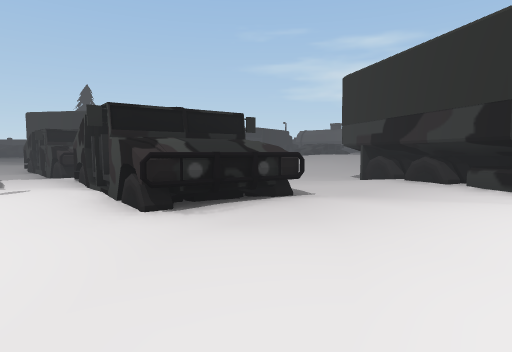
view 1 (above)

24 first-person views from a walk through a 3-D level made in the Unity game engine. The camera is 1.4 m above the floor, tilts 4° down and sees 75° across. Doors are open. The floor is counted in squares, 2 m on a side. Each view is taken from the middle of a square. On the plan, view 1 faces up. The plan holds only what a view shows up to about 10 squares ahead; the rest is blank. The place goes on beyond the plan. The player is left out.

view 2
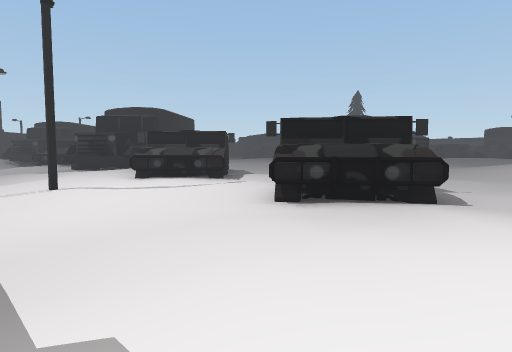

view 3
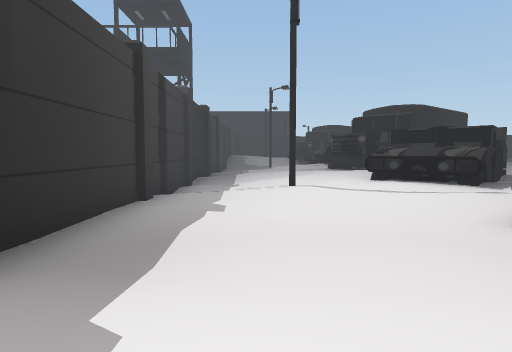

view 4
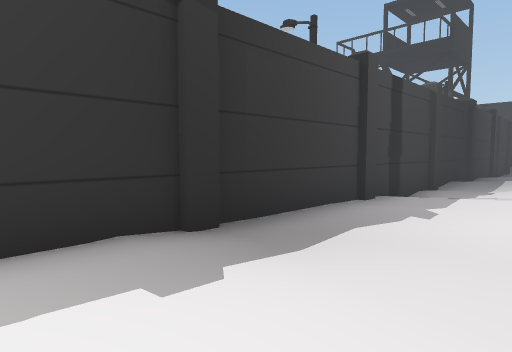

view 5
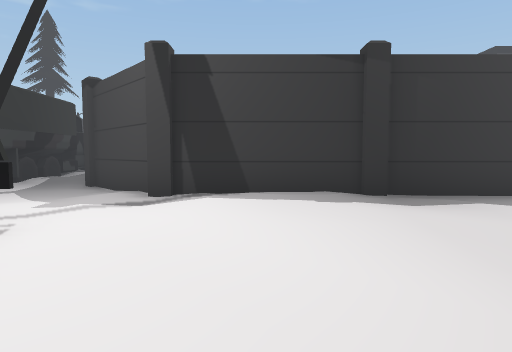

view 6
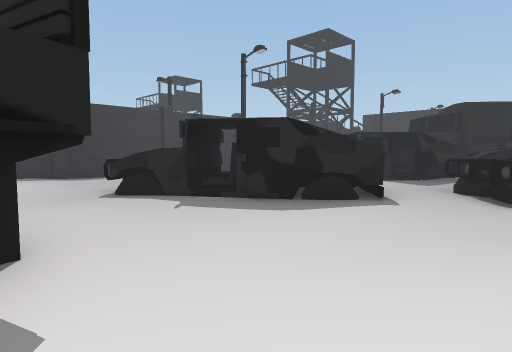

view 7
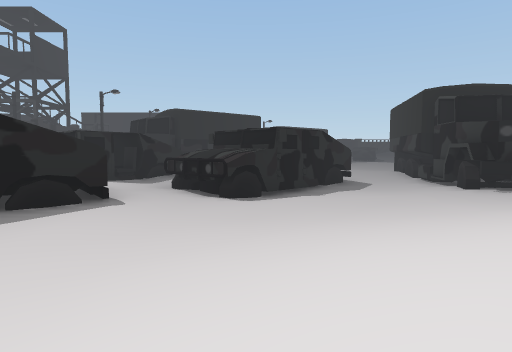

view 8
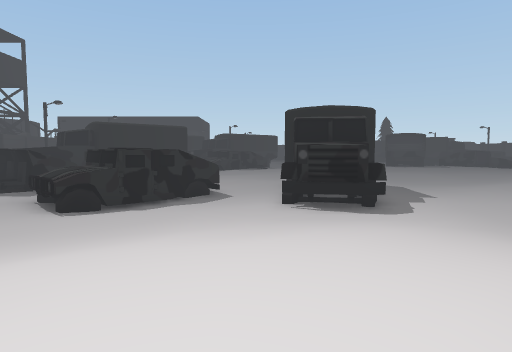

view 9
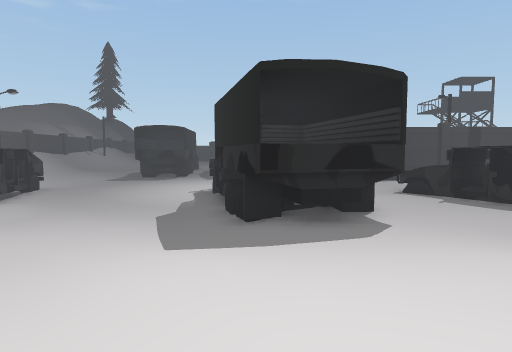

view 10
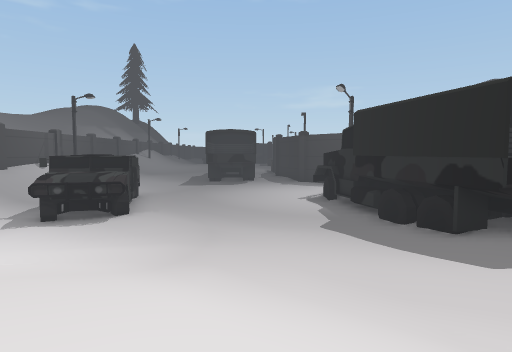

view 11
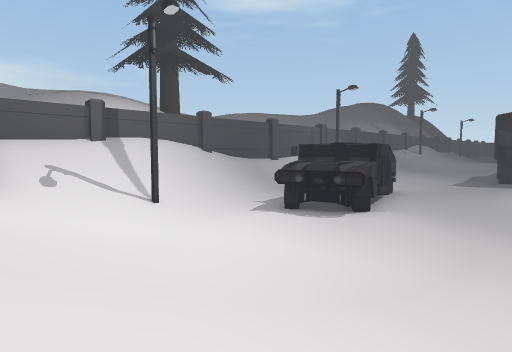

view 12
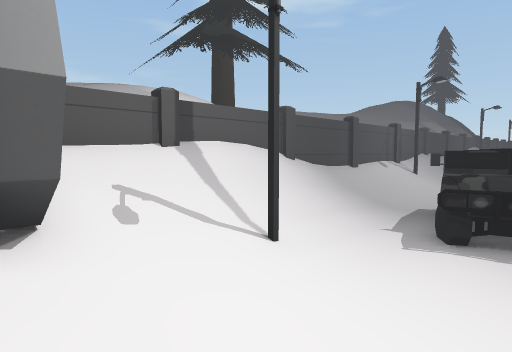

view 13
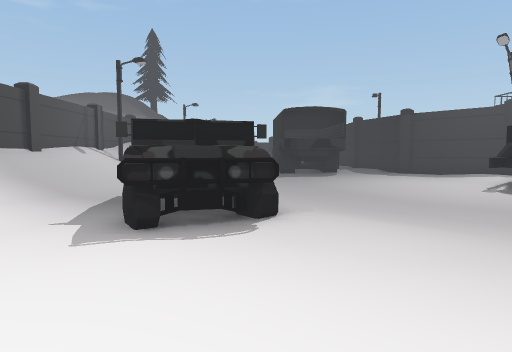

view 14
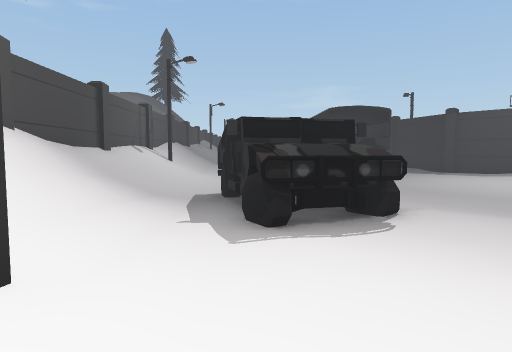

view 15
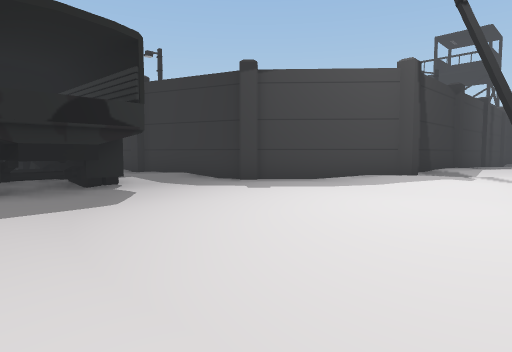

view 16
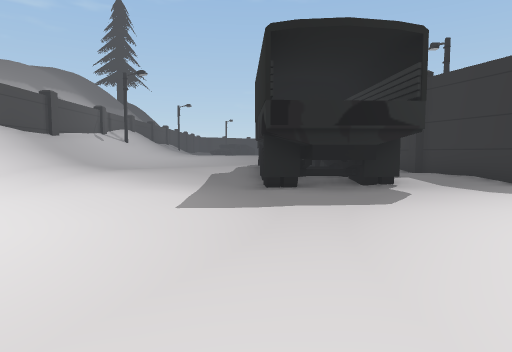

view 17
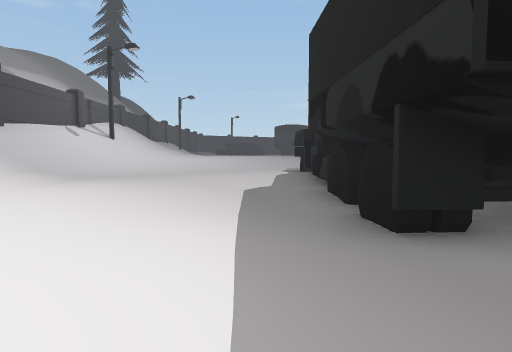

view 18
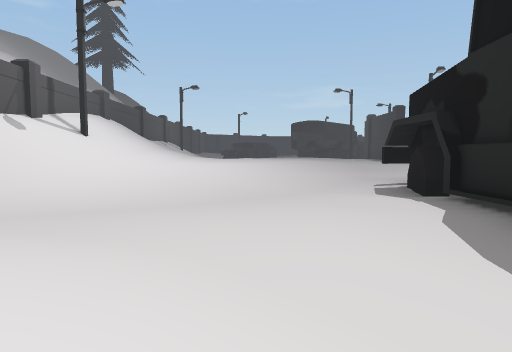

view 19
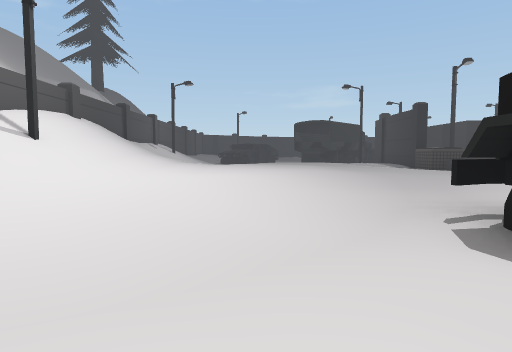

view 20
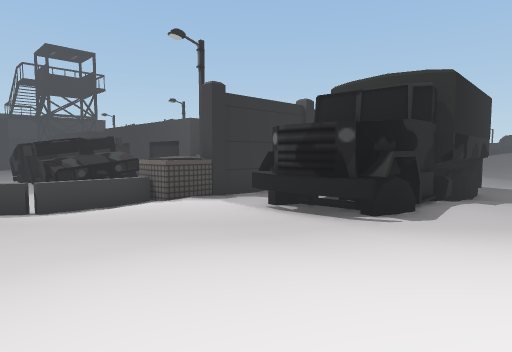

view 21
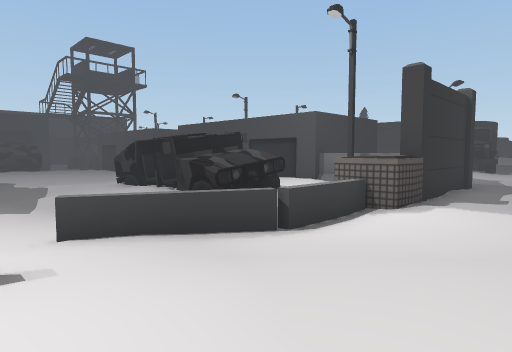

view 22
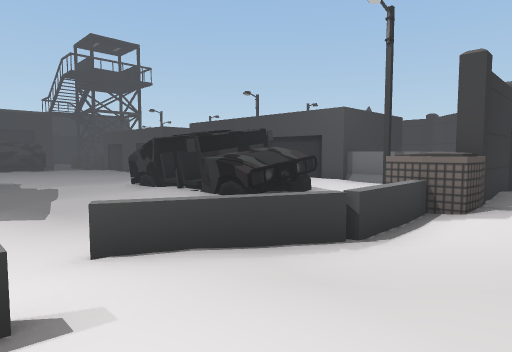

view 23
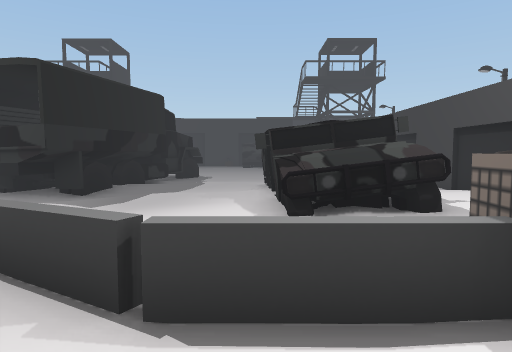

view 24
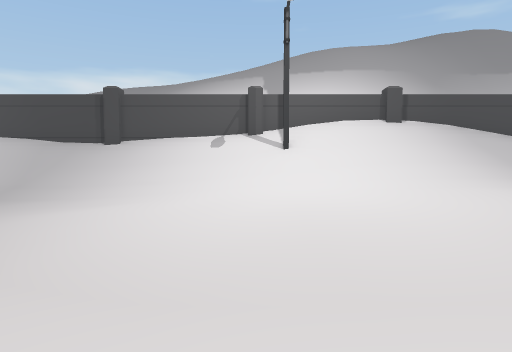

### Floor plan
Key: @ floor where view 1 was taken; # wall or solid block; . main floor; : floor 0.25 m higher than the main floor; - floor 0.25 m lower than the main floor; + floor 0.5 m higher than the main floor; _ floor 0.5 m lower than the main floor; * floor 0.75 m higher than the main floor; < floor 0.75 m lower than the main floor; % floor 1 m higher than the main floor; & floor 1.25 m higher than the main floor; $ floor 1.5 m higher than the main floor; / step, stairs or slope; D open door; = window, fence, low wall or low ledge; ^ raised ledge; W wheel; T tank; E tower; B barricade; O other object.
Columns run from 9 left of view 1 to 20 right of it. Each row starts with its distance up from view 1.
 19   O......
 18   O W#.::++
 17    ###.:++*%
 16   O#W#.:++*%&
 15   .....::+*%&&&   $
 14   .--...:+*%%%%*  /$
 13   ##-....:+*****++//$$& %##
 12    ^#-....:++++++://////++####
 11      W-....::::::::::::..:///#
 10   .###................--_-///^
  9   ..^.::::..###-----______=/E^
  8  #D.::##....W#W_______<<<_///^
  7  #DD:###DD.:##W_______<<<<///^
  6   # ^:D#DD::###T______W#W<///#
  5   ##^::D##:.:T#T______W#D<_/E#
  4  +:^:::.##:::   ______D DD_//#
  3 ++::......::+   -_____D #D_//#
  2 :.:#....::::::##---___   W_/E
  1 .....-....:::...----___  <_//#
  0 ----.-...@.:....----____
 -1 #E###E###E###E.----_-____
 -2             ###----______
 -3               ##---_______
 -4                ##__##_____-
 -5                ##-W#WW__--./
 -6                 #.W##__--.:/
 -7                 EEOO#W....://#
 -8                  # O T....://#
 -9          #####OOO#.###....://#
-10            .::####-W##....:/E
-11             DW  EE.##W....://#
-12             D#  OO.##:::::+//#
-13          #####  B.:::::+:++//#
-14         .#DDD#--B.++++++++*/E
-15         .--.-. .B.:+++++++%#/^
-16         .--.-- BB:++++++++%//^
-17          .--..-B::+++++++*&//^
-18         WWW     B:+++  ***&/E

Where each view was taken, in squares from view 1:
view 1: 0 up, 0 right, facing up
view 2: 0 up, 2 right, facing up-left
view 3: 1 up, 2 right, facing left
view 4: 2 up, 2 right, facing down-left
view 5: 5 up, 2 right, facing down
view 6: 11 up, 3 right, facing down-left
view 7: 11 up, 3 right, facing left
view 8: 15 up, 4 right, facing left
view 9: 15 up, 5 right, facing down
view 10: 15 up, 9 right, facing down
view 11: 13 up, 9 right, facing down-right
view 12: 13 up, 13 right, facing down-right
view 13: 11 up, 13 right, facing down
view 14: 11 up, 15 right, facing down
view 15: 2 up, 12 right, facing down-left
view 16: 2 up, 12 right, facing down
view 17: 2 down, 13 right, facing down
view 18: 6 down, 14 right, facing down
view 19: 8 down, 14 right, facing down
view 20: 16 down, 14 right, facing up-left
view 21: 18 down, 10 right, facing up-left
view 22: 18 down, 9 right, facing up-left
view 23: 14 down, 9 right, facing left
view 24: 14 down, 10 right, facing right
